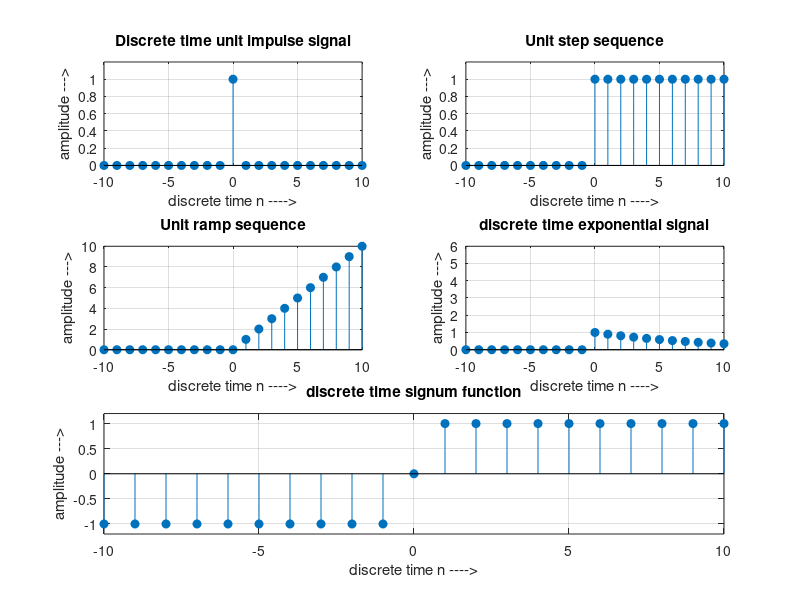
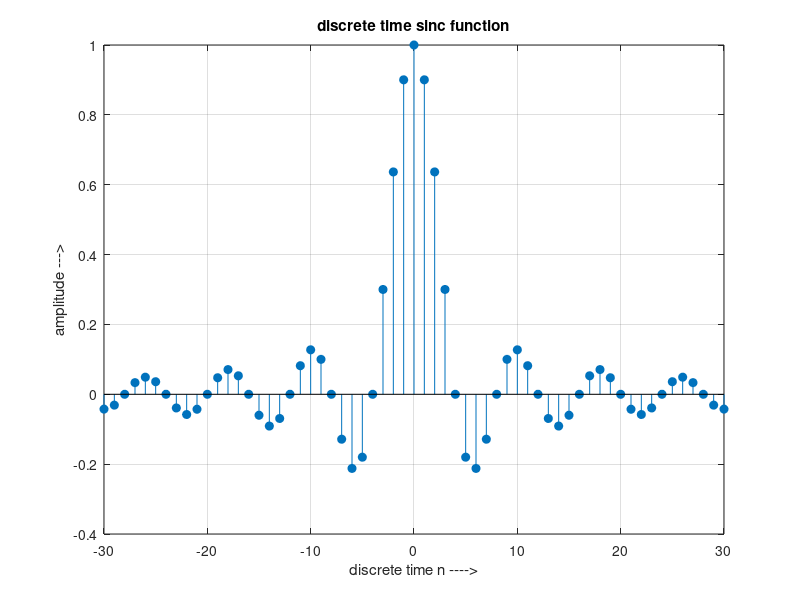

Write MATLAB code to recreate these figures, in order.
% discrete_signals_fixed_sinc.m
clc; clear; close all;

%% common time ranges
n = -10:10;        % For impulse, step, ramp, exponential, signum
n_sinc = -30:30;   % Wider range for sinc

%% signals (Figure 1)
impulse = double(n==0);
u = double(n>=0);
r = n .* (n>=0);
a = 0.9;
x_exp = (a.^n) .* (n>=0);
sgn = sign(n);

%% Plot Figure 1 
figure(1);

% Impulse
subplot(3,2,1);
stem(n, impulse, 'filled');
title('Discrete time unit impulse signal');
xlabel('discrete time n ---->'); ylabel('amplitude --->');
axis([-10 10 0 1.2]); grid on;

% Step
subplot(3,2,2);
stem(n, u, 'filled');
title('Unit step sequence');
xlabel('discrete time n ---->'); ylabel('amplitude --->');
axis([-10 10 0 1.2]); grid on;

% Ramp
subplot(3,2,3);
stem(n, r, 'filled');
title('Unit ramp sequence');
xlabel('discrete time n ---->'); ylabel('amplitude --->');
axis([-10 10 0 10]); grid on;

% Exponential
subplot(3,2,4);
stem(n, x_exp, 'filled');
title('discrete time exponential signal');
xlabel('discrete time n ---->'); ylabel('amplitude --->');
axis([-10 10 0 6]); grid on;

% Signum (span bottom row)
subplot(3,2,[5 6]);
stem(n, sgn, 'filled');
title('discrete time signum function');
xlabel('discrete time n ---->'); ylabel('amplitude --->');
axis([-10 10 -1.2 1.2]); grid on;

%% ---------------- Figure 2 
% Choose scaling factor alpha to control zeros spacing. alpha=4 -> zeros at n = ±4, ±8, ...
alpha = 4;   

% scaled discrete sinc: sin(pi*(n/alpha)) / (pi*(n/alpha))
sinc_dt = sin(pi * (n_sinc ./ alpha)) ./ (pi * (n_sinc ./ alpha));
sinc_dt(n_sinc == 0) = 1;   % define sinc(0) = 1

figure(2);
stem(n_sinc, sinc_dt, 'filled');
title('discrete time sinc function');
xlabel('discrete time n ---->'); ylabel('amplitude --->');
axis([-30 30 -0.4 1.0]); grid on;
